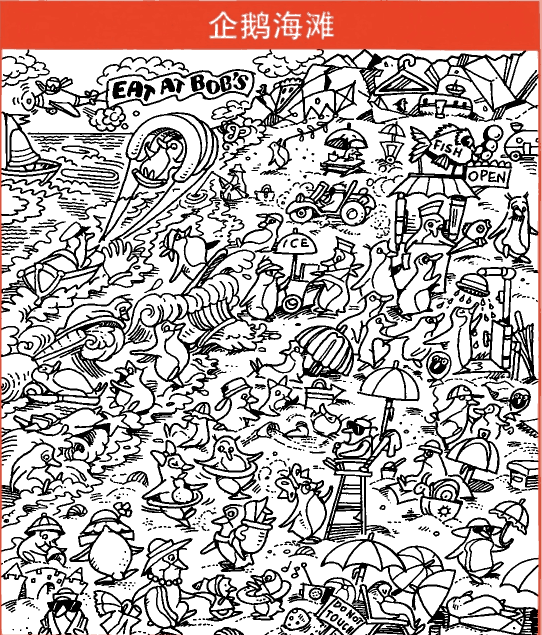
#> input picture hidden-object/assets/scenes/002.webp, 1083 x 1270 px (shown at 1/2 size)
$ python optimize_thumbs.py
#> lines starting #> are read from the running program, lines starting #| are printed output that depends on the picture
from pathlib import Path
from PIL import Image
root=Path('hidden-object')
for p in (root/'assets/scenes').glob('*.webp'):
 im=Image.open(p).convert('RGB');im.thumbnail((140,180));im.save(root/'assets/thumbs'/p.name,'WEBP',quality=40,method=6)
#> further down, im is the input picture: PIL image 1083x1270 RGB; mean R, G, B 183.7, 170.6, 168.4
#> after `im.thumbnail((140, 180))`:
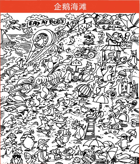
#> im: PIL image 140x164 RGB; mean R, G, B 182.3, 169.3, 167.1
f=root/'assets/manifest.json'
if f.exists():f.replace(root/'qa/retired-manifest.json')
print('thumbs',sum(p.stat().st_size for p in (root/'assets/thumbs').glob('*')),'assets',sum(p.stat().st_size for p in (root/'assets').rglob('*') if p.is_file()))
